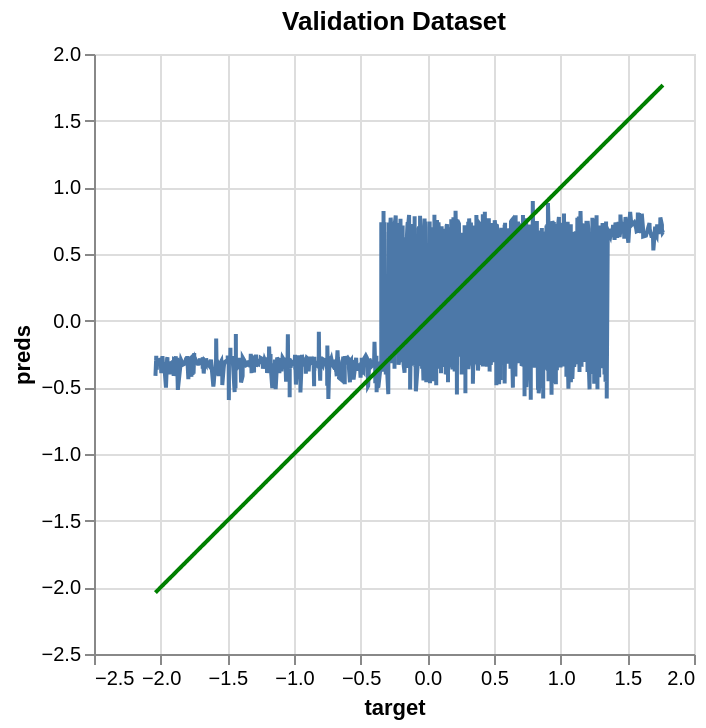

The notebook cell saved with this chart:
### Code cell
# Line chart for validation dataset

perfect = alt.Chart(pd.DataFrame({'target': y_val_plot, 'preds': y_val_plot})).mark_line(color='green').encode(
    x='target',
    y='preds'
)

pred_chart = alt.Chart(pd.DataFrame({'target': y_val_plot, 'preds': y_val_pred.ravel()})).mark_line().encode(
    x='target',
    y='preds'
  )

pred_chart + perfect.properties(
    title='Validation Dataset'
)

### Figure 1 — Vega-Lite specification as saved in the notebook (floating-point values rounded to 4 significant figures; data arrays with more than 128 entries replaced by an {"elided": "..."} marker saying what was removed)
{"config": {"view": {"continuousWidth": 300, "continuousHeight": 300}}, "layer": [{"data": {"name": "data-1646457a819ae46dbe9d0103bf0ed0bb"}, "mark": {"type": "line"}, "encoding": {"x": {"field": "target", "type": "quantitative"}, "y": {"field": "preds", "type": "quantitative"}}}, {"data": {"name": "data-5510d2303f06d787adad0e841d0dbf15"}, "mark": {"type": "line", "color": "green"}, "encoding": {"x": {"field": "target", "type": "quantitative"}, "y": {"field": "preds", "type": "quantitative"}}, "title": "Validation Dataset"}], "$schema": "https://vega.github.io/schema/vega-lite/v5.20.1.json", "datasets": {"data-1646457a819ae46dbe9d0103bf0ed0bb": {"elided": "1127 records"}, "data-5510d2303f06d787adad0e841d0dbf15": {"elided": "1127 records"}}}
